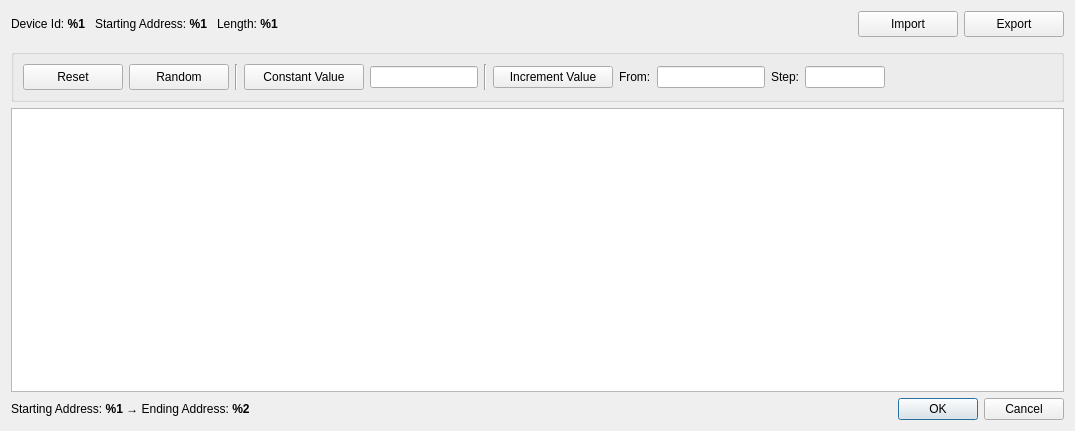
<?xml version="1.0" encoding="UTF-8"?>
<ui version="4.0">
 <class>DialogForceMultipleRegisters</class>
 <widget class="QDialog" name="DialogForceMultipleRegisters">
  <property name="geometry">
   <rect>
    <x>0</x>
    <y>0</y>
    <width>1075</width>
    <height>431</height>
   </rect>
  </property>
  <property name="minimumSize">
   <size>
    <width>1075</width>
    <height>320</height>
   </size>
  </property>
  <property name="windowTitle">
   <string>PRESET MULTIPLE REGISTERS</string>
  </property>
  <layout class="QVBoxLayout" name="verticalLayout">
   <item>
    <layout class="QHBoxLayout" name="horizontalLayout_2">
     <item>
      <layout class="QHBoxLayout" name="horizontalLayout_3">
       <property name="spacing">
        <number>10</number>
       </property>
       <item>
        <widget class="QLabel" name="labelSlaveDevice">
         <property name="text">
          <string>&lt;html&gt;&lt;head/&gt;&lt;body&gt;&lt;p&gt;Device Id: &lt;span style=&quot; font-weight:700;&quot;&gt;%1&lt;/span&gt;&lt;/p&gt;&lt;/body&gt;&lt;/html&gt;</string>
         </property>
        </widget>
       </item>
       <item>
        <widget class="QLabel" name="labelAddress">
         <property name="text">
          <string>&lt;html&gt;&lt;head/&gt;&lt;body&gt;&lt;p&gt;Starting Address: &lt;span style=&quot; font-weight:700;&quot;&gt;%1&lt;/span&gt;&lt;/p&gt;&lt;/body&gt;&lt;/html&gt;</string>
         </property>
        </widget>
       </item>
       <item>
        <widget class="QLabel" name="labelLength">
         <property name="text">
          <string>&lt;html&gt;&lt;head/&gt;&lt;body&gt;&lt;p&gt;Length: &lt;span style=&quot; font-weight:700;&quot;&gt;%1&lt;/span&gt;&lt;/p&gt;&lt;/body&gt;&lt;/html&gt;</string>
         </property>
        </widget>
       </item>
      </layout>
     </item>
     <item>
      <spacer name="horizontalSpacer">
       <property name="orientation">
        <enum>Qt::Orientation::Horizontal</enum>
       </property>
       <property name="sizeHint" stdset="0">
        <size>
         <width>40</width>
         <height>20</height>
        </size>
       </property>
      </spacer>
     </item>
     <item>
      <widget class="QPushButton" name="pushButtonImport">
       <property name="sizePolicy">
        <sizepolicy hsizetype="Preferred" vsizetype="Fixed">
         <horstretch>0</horstretch>
         <verstretch>0</verstretch>
        </sizepolicy>
       </property>
       <property name="minimumSize">
        <size>
         <width>100</width>
         <height>26</height>
        </size>
       </property>
       <property name="text">
        <string>Import</string>
       </property>
       <property name="icon">
        <iconset resource="../resources.qrc">
         <normaloff>:/res/icon-import.svg</normaloff>:/res/icon-import.svg</iconset>
       </property>
      </widget>
     </item>
     <item>
      <widget class="QPushButton" name="pushButtonExport">
       <property name="sizePolicy">
        <sizepolicy hsizetype="Preferred" vsizetype="Fixed">
         <horstretch>0</horstretch>
         <verstretch>0</verstretch>
        </sizepolicy>
       </property>
       <property name="minimumSize">
        <size>
         <width>100</width>
         <height>26</height>
        </size>
       </property>
       <property name="text">
        <string>Export</string>
       </property>
       <property name="icon">
        <iconset resource="../resources.qrc">
         <normaloff>:/res/icon-export.svg</normaloff>:/res/icon-export.svg</iconset>
       </property>
      </widget>
     </item>
    </layout>
   </item>
   <item>
    <widget class="Line" name="line_3">
     <property name="orientation">
      <enum>Qt::Orientation::Vertical</enum>
     </property>
    </widget>
   </item>
   <item>
    <widget class="QGroupBox" name="groupBox">
     <layout class="QHBoxLayout" name="horizontalLayout_6">
      <item>
       <widget class="QPushButton" name="pushButton0">
        <property name="minimumSize">
         <size>
          <width>100</width>
          <height>26</height>
         </size>
        </property>
        <property name="text">
         <string>Reset</string>
        </property>
        <property name="icon">
         <iconset resource="../resources.qrc">
          <normaloff>:/res/icon-reset.svg</normaloff>:/res/icon-reset.svg</iconset>
        </property>
       </widget>
      </item>
      <item>
       <widget class="QPushButton" name="pushButtonRandom">
        <property name="minimumSize">
         <size>
          <width>100</width>
          <height>26</height>
         </size>
        </property>
        <property name="text">
         <string>Random</string>
        </property>
        <property name="icon">
         <iconset resource="../resources.qrc">
          <normaloff>:/res/icon-random.svg</normaloff>:/res/icon-random.svg</iconset>
        </property>
       </widget>
      </item>
      <item>
       <widget class="Line" name="line">
        <property name="orientation">
         <enum>Qt::Orientation::Vertical</enum>
        </property>
       </widget>
      </item>
      <item>
       <widget class="QPushButton" name="pushButtonValue">
        <property name="minimumSize">
         <size>
          <width>120</width>
          <height>26</height>
         </size>
        </property>
        <property name="text">
         <string>Constant Value</string>
        </property>
        <property name="icon">
         <iconset resource="../resources.qrc">
          <normaloff>:/res/icon-constant.svg</normaloff>:/res/icon-constant.svg</iconset>
        </property>
       </widget>
      </item>
      <item>
       <widget class="NumericLineEdit" name="lineEditValue">
        <property name="sizePolicy">
         <sizepolicy hsizetype="Fixed" vsizetype="Fixed">
          <horstretch>0</horstretch>
          <verstretch>0</verstretch>
         </sizepolicy>
        </property>
        <property name="maximumSize">
         <size>
          <width>150</width>
          <height>16777215</height>
         </size>
        </property>
       </widget>
      </item>
      <item>
       <widget class="Line" name="line_2">
        <property name="orientation">
         <enum>Qt::Orientation::Vertical</enum>
        </property>
       </widget>
      </item>
      <item>
       <layout class="QHBoxLayout" name="horizontalLayout_5">
        <item>
         <widget class="QPushButton" name="pushButtonInc">
          <property name="minimumSize">
           <size>
            <width>120</width>
            <height>0</height>
           </size>
          </property>
          <property name="text">
           <string>Increment Value</string>
          </property>
         </widget>
        </item>
        <item>
         <widget class="QLabel" name="labelStart">
          <property name="text">
           <string>From:</string>
          </property>
         </widget>
        </item>
        <item>
         <widget class="NumericLineEdit" name="lineEditStartValue">
          <property name="sizePolicy">
           <sizepolicy hsizetype="Fixed" vsizetype="Fixed">
            <horstretch>0</horstretch>
            <verstretch>0</verstretch>
           </sizepolicy>
          </property>
          <property name="maximumSize">
           <size>
            <width>150</width>
            <height>16777215</height>
           </size>
          </property>
         </widget>
        </item>
        <item>
         <widget class="QLabel" name="labelStep">
          <property name="text">
           <string>Step:</string>
          </property>
         </widget>
        </item>
        <item>
         <widget class="NumericLineEdit" name="lineEditStep">
          <property name="sizePolicy">
           <sizepolicy hsizetype="Fixed" vsizetype="Fixed">
            <horstretch>0</horstretch>
            <verstretch>0</verstretch>
           </sizepolicy>
          </property>
          <property name="maximumSize">
           <size>
            <width>80</width>
            <height>16777215</height>
           </size>
          </property>
         </widget>
        </item>
       </layout>
      </item>
      <item>
       <spacer name="horizontalSpacer_3">
        <property name="orientation">
         <enum>Qt::Orientation::Horizontal</enum>
        </property>
        <property name="sizeHint" stdset="0">
         <size>
          <width>40</width>
          <height>20</height>
         </size>
        </property>
       </spacer>
      </item>
     </layout>
    </widget>
   </item>
   <item>
    <widget class="QTableWidget" name="tableWidget">
     <property name="focusPolicy">
      <enum>Qt::FocusPolicy::NoFocus</enum>
     </property>
     <property name="sizeAdjustPolicy">
      <enum>QAbstractScrollArea::SizeAdjustPolicy::AdjustToContents</enum>
     </property>
     <property name="editTriggers">
      <set>QAbstractItemView::EditTrigger::DoubleClicked|QAbstractItemView::EditTrigger::EditKeyPressed</set>
     </property>
     <property name="showDropIndicator" stdset="0">
      <bool>false</bool>
     </property>
     <property name="dragDropOverwriteMode">
      <bool>false</bool>
     </property>
     <property name="selectionMode">
      <enum>QAbstractItemView::SelectionMode::SingleSelection</enum>
     </property>
     <property name="wordWrap">
      <bool>false</bool>
     </property>
     <property name="cornerButtonEnabled">
      <bool>false</bool>
     </property>
     <attribute name="horizontalHeaderHighlightSections">
      <bool>false</bool>
     </attribute>
     <attribute name="verticalHeaderHighlightSections">
      <bool>false</bool>
     </attribute>
    </widget>
   </item>
   <item>
    <layout class="QHBoxLayout" name="horizontalLayout">
     <item>
      <widget class="QLabel" name="labelAddresses">
       <property name="text">
        <string>&lt;html&gt;&lt;head/&gt;&lt;body&gt;&lt;p&gt;Starting Address: &lt;span style=&quot; font-weight:700;&quot;&gt;%1 &lt;/span&gt;→ Ending Address: &lt;span style=&quot; font-weight:700;&quot;&gt;%2&lt;/span&gt;&lt;/p&gt;&lt;/body&gt;&lt;/html&gt;</string>
       </property>
      </widget>
     </item>
     <item>
      <widget class="QDialogButtonBox" name="buttonBox">
       <property name="orientation">
        <enum>Qt::Orientation::Horizontal</enum>
       </property>
       <property name="standardButtons">
        <set>QDialogButtonBox::StandardButton::Cancel|QDialogButtonBox::StandardButton::Ok</set>
       </property>
      </widget>
     </item>
    </layout>
   </item>
  </layout>
 </widget>
 <customwidgets>
  <customwidget>
   <class>NumericLineEdit</class>
   <extends>QLineEdit</extends>
   <header>numericlineedit.h</header>
  </customwidget>
 </customwidgets>
 <resources>
  <include location="../resources.qrc"/>
 </resources>
 <connections>
  <connection>
   <sender>buttonBox</sender>
   <signal>accepted()</signal>
   <receiver>DialogForceMultipleRegisters</receiver>
   <slot>accept()</slot>
   <hints>
    <hint type="sourcelabel">
     <x>248</x>
     <y>254</y>
    </hint>
    <hint type="destinationlabel">
     <x>157</x>
     <y>274</y>
    </hint>
   </hints>
  </connection>
  <connection>
   <sender>buttonBox</sender>
   <signal>rejected()</signal>
   <receiver>DialogForceMultipleRegisters</receiver>
   <slot>reject()</slot>
   <hints>
    <hint type="sourcelabel">
     <x>316</x>
     <y>260</y>
    </hint>
    <hint type="destinationlabel">
     <x>286</x>
     <y>274</y>
    </hint>
   </hints>
  </connection>
 </connections>
</ui>
